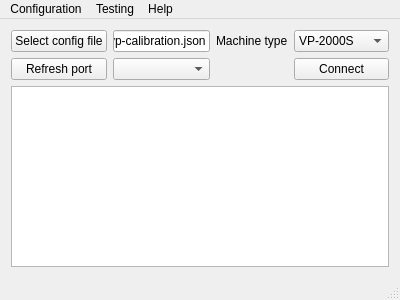
<?xml version="1.0" encoding="UTF-8"?>
<ui version="4.0">
 <class>MainWindow</class>
 <widget class="QMainWindow" name="MainWindow">
  <property name="geometry">
   <rect>
    <x>0</x>
    <y>0</y>
    <width>400</width>
    <height>300</height>
   </rect>
  </property>
  <property name="windowTitle">
   <string>SmallSmt Machine Server for OpenPnp</string>
  </property>
  <widget class="QWidget" name="centralWidget">
   <layout class="QVBoxLayout" name="verticalLayout">
    <item>
     <layout class="QGridLayout" name="gridLayout">
      <item row="1" column="4">
       <widget class="QPushButton" name="pushButtonConnect">
        <property name="text">
         <string>Connect</string>
        </property>
        <property name="autoDefault">
         <bool>true</bool>
        </property>
        <property name="flat">
         <bool>false</bool>
        </property>
       </widget>
      </item>
      <item row="1" column="2">
       <widget class="QComboBox" name="comboBoxSerialPorts"/>
      </item>
      <item row="0" column="2">
       <widget class="QLineEdit" name="fnameLE">
        <property name="text">
         <string>vp-calibration.json</string>
        </property>
       </widget>
      </item>
      <item row="0" column="4">
       <widget class="QComboBox" name="machineTypesCB">
        <item>
         <property name="text">
          <string>VP-2000S</string>
         </property>
        </item>
        <item>
         <property name="text">
          <string>VP-2500DP</string>
         </property>
        </item>
        <item>
         <property name="text">
          <string>VP-2500HP</string>
         </property>
        </item>
        <item>
         <property name="text">
          <string>VP-2800HP</string>
         </property>
        </item>
       </widget>
      </item>
      <item row="0" column="3">
       <widget class="QLabel" name="label_3">
        <property name="text">
         <string>Machine type</string>
        </property>
       </widget>
      </item>
      <item row="0" column="1">
       <widget class="QPushButton" name="selectConfgiPB">
        <property name="text">
         <string>Select config file</string>
        </property>
       </widget>
      </item>
      <item row="1" column="1">
       <widget class="QPushButton" name="refreshPortPB">
        <property name="text">
         <string>Refresh port</string>
        </property>
       </widget>
      </item>
     </layout>
    </item>
    <item>
     <widget class="QPlainTextEdit" name="loggerWindow"/>
    </item>
   </layout>
  </widget>
  <widget class="QMenuBar" name="menuBar">
   <property name="geometry">
    <rect>
     <x>0</x>
     <y>0</y>
     <width>400</width>
     <height>21</height>
    </rect>
   </property>
   <widget class="QMenu" name="menuConfiguration">
    <property name="title">
     <string>Configuration</string>
    </property>
    <addaction name="actionGlobal_settings"/>
    <addaction name="actionMachine_settings"/>
    <addaction name="separator"/>
    <addaction name="actionSave"/>
    <addaction name="actionReload_Settings_from_File"/>
   </widget>
   <widget class="QMenu" name="menuHelp">
    <property name="title">
     <string>Help</string>
    </property>
    <addaction name="actionAbout"/>
   </widget>
   <widget class="QMenu" name="menuTesting">
    <property name="title">
     <string>Testing</string>
    </property>
    <addaction name="separator"/>
    <addaction name="actionPlayground"/>
   </widget>
   <addaction name="menuConfiguration"/>
   <addaction name="menuTesting"/>
   <addaction name="menuHelp"/>
  </widget>
  <widget class="QStatusBar" name="statusBar"/>
  <action name="actionGlobal_settings">
   <property name="text">
    <string>Edit global settings</string>
   </property>
  </action>
  <action name="actionMachine_settings">
   <property name="text">
    <string>Edit machine settings</string>
   </property>
  </action>
  <action name="actionAbout">
   <property name="text">
    <string>About</string>
   </property>
  </action>
  <action name="actionSave">
   <property name="text">
    <string>Save Settings</string>
   </property>
   <property name="toolTip">
    <string>Save Settings</string>
   </property>
  </action>
  <action name="actionPlayground">
   <property name="text">
    <string>Playground</string>
   </property>
  </action>
  <action name="actionReload_Settings_from_File">
   <property name="text">
    <string>Reload Settings from File</string>
   </property>
  </action>
 </widget>
 <layoutdefault spacing="6" margin="11"/>
 <resources/>
 <connections>
  <connection>
   <sender>pushButtonConnect</sender>
   <signal>clicked()</signal>
   <receiver>MainWindow</receiver>
   <slot>enableComm()</slot>
   <hints>
    <hint type="sourcelabel">
     <x>389</x>
     <y>82</y>
    </hint>
    <hint type="destinationlabel">
     <x>343</x>
     <y>25</y>
    </hint>
   </hints>
  </connection>
  <connection>
   <sender>actionGlobal_settings</sender>
   <signal>triggered()</signal>
   <receiver>MainWindow</receiver>
   <slot>configGlobal()</slot>
   <hints>
    <hint type="sourcelabel">
     <x>-1</x>
     <y>-1</y>
    </hint>
    <hint type="destinationlabel">
     <x>199</x>
     <y>149</y>
    </hint>
   </hints>
  </connection>
  <connection>
   <sender>actionMachine_settings</sender>
   <signal>triggered()</signal>
   <receiver>MainWindow</receiver>
   <slot>configMachine()</slot>
   <hints>
    <hint type="sourcelabel">
     <x>-1</x>
     <y>-1</y>
    </hint>
    <hint type="destinationlabel">
     <x>199</x>
     <y>149</y>
    </hint>
   </hints>
  </connection>
  <connection>
   <sender>actionAbout</sender>
   <signal>triggered()</signal>
   <receiver>MainWindow</receiver>
   <slot>about()</slot>
   <hints>
    <hint type="sourcelabel">
     <x>-1</x>
     <y>-1</y>
    </hint>
    <hint type="destinationlabel">
     <x>199</x>
     <y>149</y>
    </hint>
   </hints>
  </connection>
  <connection>
   <sender>selectConfgiPB</sender>
   <signal>clicked()</signal>
   <receiver>MainWindow</receiver>
   <slot>selectConfig()</slot>
   <hints>
    <hint type="sourcelabel">
     <x>94</x>
     <y>41</y>
    </hint>
    <hint type="destinationlabel">
     <x>99</x>
     <y>54</y>
    </hint>
   </hints>
  </connection>
  <connection>
   <sender>refreshPortPB</sender>
   <signal>clicked()</signal>
   <receiver>MainWindow</receiver>
   <slot>refreshPort()</slot>
   <hints>
    <hint type="sourcelabel">
     <x>33</x>
     <y>67</y>
    </hint>
    <hint type="destinationlabel">
     <x>6</x>
     <y>71</y>
    </hint>
   </hints>
  </connection>
  <connection>
   <sender>actionSave</sender>
   <signal>triggered()</signal>
   <receiver>MainWindow</receiver>
   <slot>saveSettings()</slot>
   <hints>
    <hint type="sourcelabel">
     <x>-1</x>
     <y>-1</y>
    </hint>
    <hint type="destinationlabel">
     <x>199</x>
     <y>149</y>
    </hint>
   </hints>
  </connection>
  <connection>
   <sender>actionPlayground</sender>
   <signal>triggered()</signal>
   <receiver>MainWindow</receiver>
   <slot>playground()</slot>
   <hints>
    <hint type="sourcelabel">
     <x>-1</x>
     <y>-1</y>
    </hint>
    <hint type="destinationlabel">
     <x>199</x>
     <y>149</y>
    </hint>
   </hints>
  </connection>
  <connection>
   <sender>actionReload_Settings_from_File</sender>
   <signal>triggered()</signal>
   <receiver>MainWindow</receiver>
   <slot>reloadSettings()</slot>
   <hints>
    <hint type="sourcelabel">
     <x>-1</x>
     <y>-1</y>
    </hint>
    <hint type="destinationlabel">
     <x>199</x>
     <y>149</y>
    </hint>
   </hints>
  </connection>
 </connections>
 <slots>
  <slot>enableComm()</slot>
  <slot>about()</slot>
  <slot>configMachine()</slot>
  <slot>configGlobal()</slot>
  <slot>selectConfig()</slot>
  <slot>refreshPort()</slot>
  <slot>playground()</slot>
  <slot>saveSettings()</slot>
  <slot>reloadSettings()</slot>
 </slots>
</ui>
